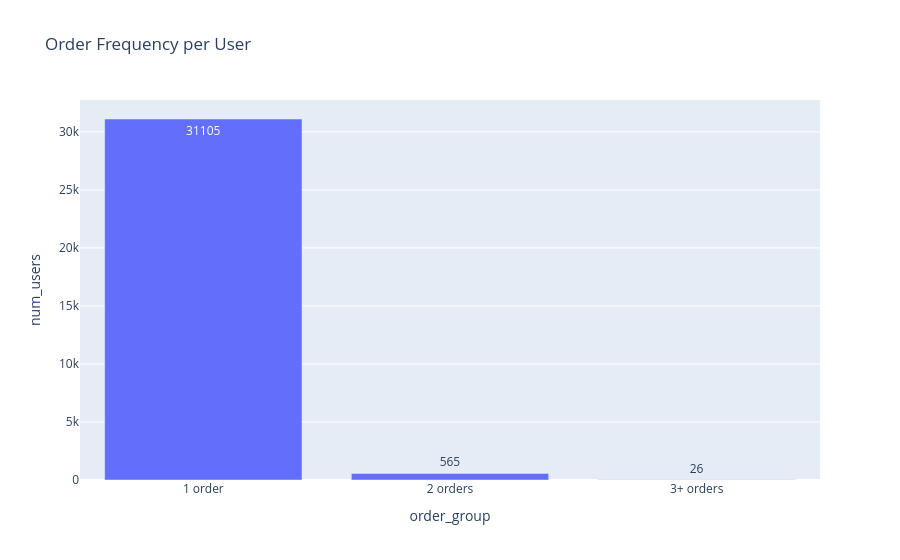

Notebook code cell kept with this figure:
### Markdown cell above
Order frequency per user`

### Code cell
import plotly.express as px

px.bar(order_dist,
       x='order_group',
       y='num_users',
       text='num_users',
       title='Order Frequency per User').show()

### Figure 1 — Plotly figure (JSON) as saved in the notebook; plotly's stock layout.template omitted (floating-point values rounded to 4 significant figures)
{"data": [{"alignmentgroup": "True", "hovertemplate": "order_group=%{x}<br>num_users=%{text}<extra></extra>", "legendgroup": "", "marker": {"color": "#636efa", "pattern": {"shape": ""}}, "name": "", "offsetgroup": "", "orientation": "v", "showlegend": false, "text": [31105, 565, 26], "textposition": "auto", "type": "bar", "x": ["1 order", "2 orders", "3+ orders"], "xaxis": "x", "y": [31105, 565, 26], "yaxis": "y"}], "layout": {"barmode": "relative", "legend": {"tracegroupgap": 0}, "title": {"text": "Order Frequency per User"}, "xaxis": {"anchor": "y", "domain": [0, 1], "title": {"text": "order_group"}}, "yaxis": {"anchor": "x", "domain": [0, 1], "title": {"text": "num_users"}}}}
